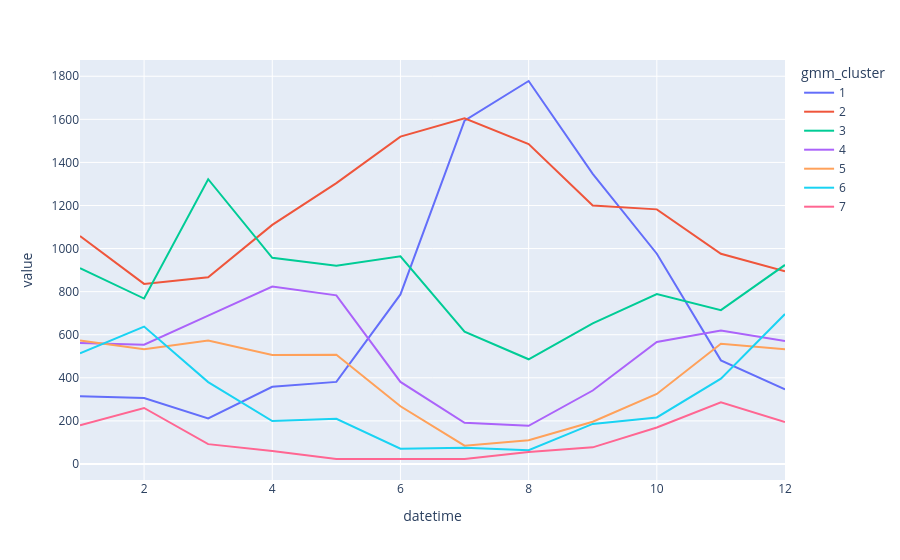

The notebook cell saved with this chart:
### Code cell
px.line(cluster_month).show()

### Figure 1 — Plotly figure (JSON) as saved in the notebook; plotly's stock layout.template omitted (floating-point values rounded to 4 significant figures)
{"data": [{"hovertemplate": "gmm_cluster=1<br>datetime=%{x}<br>value=%{y}<extra></extra>", "legendgroup": "1", "line": {"color": "#636efa", "dash": "solid"}, "marker": {"symbol": "circle"}, "mode": "lines", "name": "1", "orientation": "v", "showlegend": true, "type": "scatter", "x": [1, 2, 3, 4, 5, 6, 7, 8, 9, 10, 11, 12], "xaxis": "x", "y": [314, 306, 211, 358, 381, 787, 1594, 1778, 1347, 976, 481, 346], "yaxis": "y"}, {"hovertemplate": "gmm_cluster=2<br>datetime=%{x}<br>value=%{y}<extra></extra>", "legendgroup": "2", "line": {"color": "#EF553B", "dash": "solid"}, "marker": {"symbol": "circle"}, "mode": "lines", "name": "2", "orientation": "v", "showlegend": true, "type": "scatter", "x": [1, 2, 3, 4, 5, 6, 7, 8, 9, 10, 11, 12], "xaxis": "x", "y": [1058, 836, 867, 1110, 1304, 1520, 1605, 1485, 1200, 1182, 976, 895], "yaxis": "y"}, {"hovertemplate": "gmm_cluster=3<br>datetime=%{x}<br>value=%{y}<extra></extra>", "legendgroup": "3", "line": {"color": "#00cc96", "dash": "solid"}, "marker": {"symbol": "circle"}, "mode": "lines", "name": "3", "orientation": "v", "showlegend": true, "type": "scatter", "x": [1, 2, 3, 4, 5, 6, 7, 8, 9, 10, 11, 12], "xaxis": "x", "y": [909, 768, 1322, 957, 920, 964, 614, 486, 653, 789, 714, 924], "yaxis": "y"}, {"hovertemplate": "gmm_cluster=4<br>datetime=%{x}<br>value=%{y}<extra></extra>", "legendgroup": "4", "line": {"color": "#ab63fa", "dash": "solid"}, "marker": {"symbol": "circle"}, "mode": "lines", "name": "4", "orientation": "v", "showlegend": true, "type": "scatter", "x": [1, 2, 3, 4, 5, 6, 7, 8, 9, 10, 11, 12], "xaxis": "x", "y": [561, 554, 689, 824, 783, 381, 191, 177, 341, 566, 619, 571], "yaxis": "y"}, {"hovertemplate": "gmm_cluster=5<br>datetime=%{x}<br>value=%{y}<extra></extra>", "legendgroup": "5", "line": {"color": "#FFA15A", "dash": "solid"}, "marker": {"symbol": "circle"}, "mode": "lines", "name": "5", "orientation": "v", "showlegend": true, "type": "scatter", "x": [1, 2, 3, 4, 5, 6, 7, 8, 9, 10, 11, 12], "xaxis": "x", "y": [573, 533, 573, 506, 507, 268, 85, 110, 196, 325, 558, 533], "yaxis": "y"}, {"hovertemplate": "gmm_cluster=6<br>datetime=%{x}<br>value=%{y}<extra></extra>", "legendgroup": "6", "line": {"color": "#19d3f3", "dash": "solid"}, "marker": {"symbol": "circle"}, "mode": "lines", "name": "6", "orientation": "v", "showlegend": true, "type": "scatter", "x": [1, 2, 3, 4, 5, 6, 7, 8, 9, 10, 11, 12], "xaxis": "x", "y": [514, 638, 380, 199, 210, 71, 75, 64, 186, 216, 396, 696], "yaxis": "y"}, {"hovertemplate": "gmm_cluster=7<br>datetime=%{x}<br>value=%{y}<extra></extra>", "legendgroup": "7", "line": {"color": "#FF6692", "dash": "solid"}, "marker": {"symbol": "circle"}, "mode": "lines", "name": "7", "orientation": "v", "showlegend": true, "type": "scatter", "x": [1, 2, 3, 4, 5, 6, 7, 8, 9, 10, 11, 12], "xaxis": "x", "y": [180, 260, 92, 60, 23, 23, 23, 56, 77, 169, 286, 195], "yaxis": "y"}], "layout": {"legend": {"title": {"text": "gmm_cluster"}, "tracegroupgap": 0}, "margin": {"t": 60}, "xaxis": {"anchor": "y", "domain": [0, 1], "title": {"text": "datetime"}}, "yaxis": {"anchor": "x", "domain": [0, 1], "title": {"text": "value"}}}}
